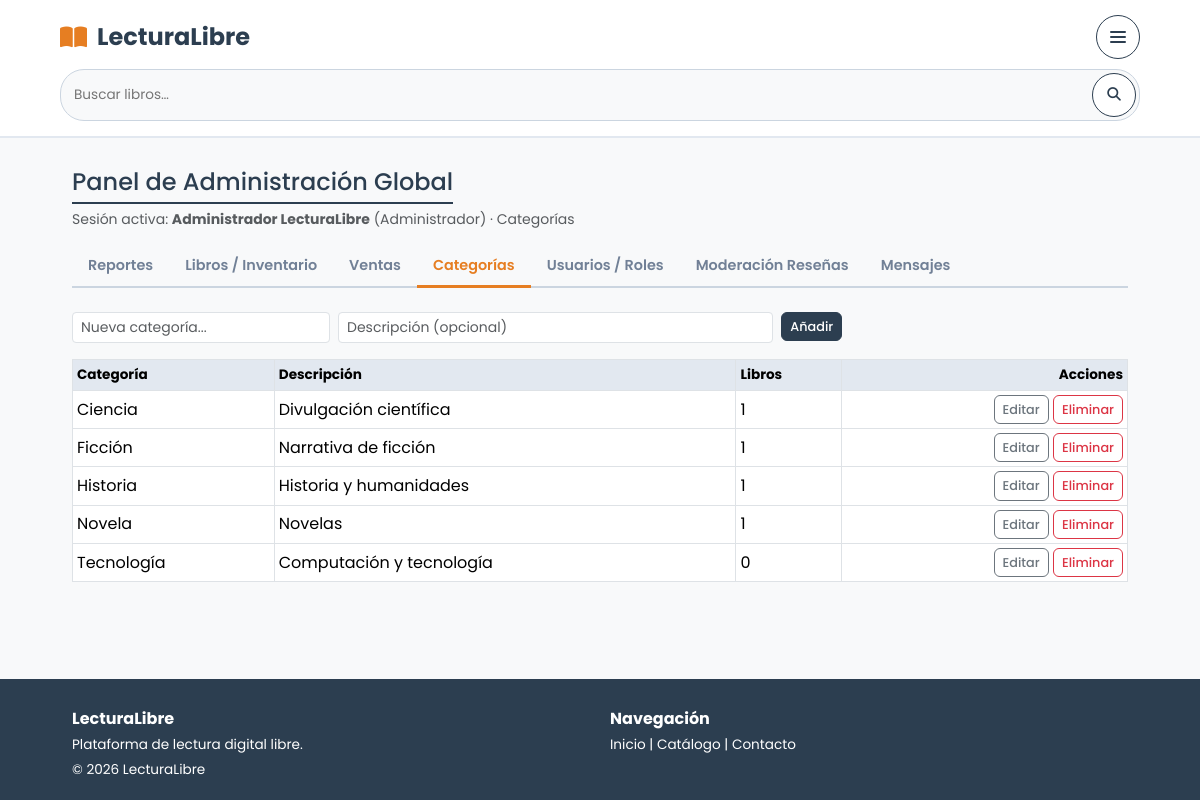
/admin/categorias.php (signed in), run on the app's committed database.
### tables this page shows
CREATE TABLE categorias (
  id_categoria INT NOT NULL AUTO_INCREMENT,
  nombre VARCHAR(50) NOT NULL,
  descripcion VARCHAR(200),
  PRIMARY KEY (id_categoria),
  UNIQUE KEY uq_categorias_nombre (nombre)
);

### admin/inc/bootstrap.php (called while the page is built, shortened)
<?php
function e($valor): string
{
    return htmlspecialchars((string)$valor, ENT_QUOTES | ENT_SUBSTITUTE, 'UTF-8');
}

### admin/categorias.php (the view, shortened to what this page needs)
<?php
require_once __DIR__ . '/inc/bootstrap.php';
$pdo = db();
$categorias = $pdo->query(
    'SELECT c.id_categoria, c.nombre, c.descripcion, COUNT(lc.id_libro) AS total_libros
       FROM categorias c LEFT JOIN libro_categoria lc ON lc.id_categoria = c.id_categoria
      GROUP BY c.id_categoria, c.nombre, c.descripcion
      ORDER BY c.nombre'
)->fetchAll();
require __DIR__ . '/inc/header.php';
?>
<form method="post" class="row g-2 mb-3 no-print">
    <div class="col-md-3"><input name="nombre" class="form-control form-control-sm" maxlength="50" placeholder="Nueva categoría..." required></div>
    <div class="col-md-5"><input name="descripcion" class="form-control form-control-sm" maxlength="200" placeholder="Descripción (opcional)"></div>
    <div class="col-auto"><button class="btn btn-oscuro btn-sm">Añadir</button></div>
</form>
<div class="table-responsive">
<table class="table table-sm table-bordered bg-white align-middle">
    <thead><tr><th>Categoría</th><th>Descripción</th><th>Libros</th><th class="text-end">Acciones</th></tr></thead>
    <tbody>
    <?php foreach ($categorias as $c): ?>
        <tr>
            <td><?= e($c['nombre']) ?></td>
            <td><?= $c['descripcion'] ? e($c['descripcion']) : '<span class="text-muted">—</span>' ?></td>
            <td><?= (int)$c['total_libros'] ?></td>
            <td class="text-end text-nowrap">
                <button type="button" class="btn btn-sm btn-outline-secondary" data-bs-toggle="modal" data-bs-target="#modalEditar"
                        data-id="<?= (int)$c['id_categoria'] ?>" data-nombre="<?= e($c['nombre']) ?>" data-desc="<?= e($c['descripcion']) ?>">Editar</button>
                <form method="post" class="d-inline">
                    <button class="btn btn-sm btn-outline-danger" onclick="return confirm('¿Eliminar la categoría seleccionada?')">Eliminar</button>
                </form>
            </td>
        </tr>
    <?php endforeach; ?>
    </tbody>
</table>
</div>
<?php require __DIR__ . '/inc/footer.php'; ?>

### assets/css/estilos.css (style rules this page uses)
:root { --wf-dark: #2c3e50; --wf-gray: #718096; --wf-light-gray: #e2e8f0; --wf-bg: #f8f9fa; --wf-white: #ffffff; --wf-accent: #e67e22; --wf-border: #cbd5e0; --radius: 6px; }
* { margin: 0; padding: 0; box-sizing: border-box; font-family: 'Poppins', sans-serif; }
body { background-color: var(--wf-bg); color: var(--wf-dark); line-height: 1.6; display: flex; flex-direction: column; min-height: 100vh; }
.btn { display: inline-flex; align-items: center; gap: 8px; justify-content: center; padding: 8px 18px; border-radius: var(--radius); font-weight: 500; cursor: pointer; border: 1px solid var(--wf-dark); background: var(--wf-white); color: var(--wf-dark); transition: all 0.2s ease; }

### admin/assets/admin.css (style rules this page uses)
:root { --ll-naranja: #e67e22; --ll-oscuro: #2c3e50; }
body { background-color: var(--wf-bg, #f8f9fa); color: var(--wf-dark, #2c3e50); font-family: 'Poppins', sans-serif; }
main .btn { padding: 0.375rem 0.75rem; font-size: 0.875rem; line-height: 1.5; border-radius: var(--radius, 6px); }
main .btn-sm { padding: 0.25rem 0.5rem; font-size: 0.8rem; }
main .btn-outline-danger { background-color: transparent; border-color: #dc3545; color: #dc3545; }
main .btn-outline-secondary { background-color: transparent; border-color: #6c757d; color: #6c757d; }
main .btn-oscuro, .btn-oscuro { background: var(--ll-oscuro); border-color: var(--ll-oscuro); color: #fff; }
.table thead th { background: var(--wf-light-gray, #e2e8f0); font-size: .85rem; }

### data on the page
categorias: nombre "Ciencia", descripcion "Divulgación científica", total_libros "1"
categorias: nombre "Ficción", descripcion "Narrativa de ficción", total_libros "1"
categorias: nombre "Historia", descripcion "Historia y humanidades", total_libros "1"
categorias: nombre "Novela", descripcion "Novelas", total_libros "1"
categorias: nombre "Tecnología", descripcion "Computación y tecnología", total_libros "0"

### other printed values
$hdrUser['nombre'] "Administrador LecturaLibre"
$hdrUser['rol'] "Administrador"
$titulo "Categorías"
$hdrTexto "Reportes"
$hdrTexto "Libros / Inventario"
$hdrTexto "Ventas"
$hdrTexto "Categorías"
$hdrTexto "Usuarios / Roles"
$hdrTexto "Moderación Reseñas"
$hdrTexto "Mensajes"
